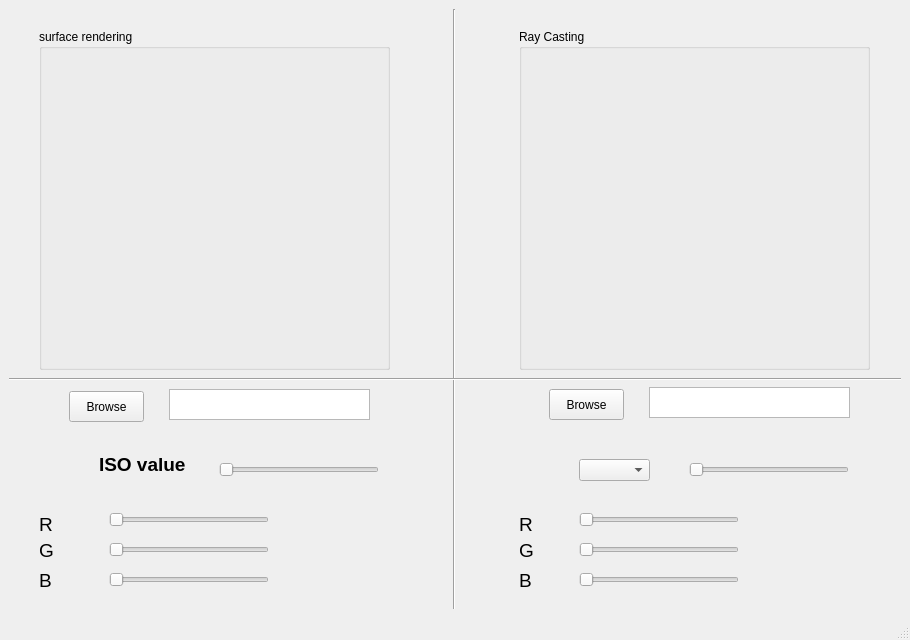
<?xml version="1.0" encoding="UTF-8"?>
<ui version="4.0">
 <class>part2</class>
 <widget class="QMainWindow" name="part2">
  <property name="geometry">
   <rect>
    <x>0</x>
    <y>0</y>
    <width>910</width>
    <height>640</height>
   </rect>
  </property>
  <property name="windowTitle">
   <string>Part_2</string>
  </property>
  <widget class="QWidget" name="centralwidget">
   <layout class="QVBoxLayout" name="verticalLayout">
    <item>
     <widget class="QWidget" name="widget" native="true">
      <widget class="QGroupBox" name="groupBox">
       <property name="geometry">
        <rect>
         <x>30</x>
         <y>20</y>
         <width>351</width>
         <height>341</height>
        </rect>
       </property>
       <property name="title">
        <string>surface rendering</string>
       </property>
       <widget class="QWidget" name="horizontalLayoutWidget">
        <property name="geometry">
         <rect>
          <x>9</x>
          <y>20</y>
          <width>331</width>
          <height>311</height>
         </rect>
        </property>
        <layout class="QHBoxLayout" name="horizontalLayout"/>
       </widget>
      </widget>
      <widget class="QTextEdit" name="textEdit">
       <property name="geometry">
        <rect>
         <x>160</x>
         <y>380</y>
         <width>201</width>
         <height>31</height>
        </rect>
       </property>
      </widget>
      <widget class="QGroupBox" name="groupBox_2">
       <property name="geometry">
        <rect>
         <x>510</x>
         <y>20</y>
         <width>351</width>
         <height>341</height>
        </rect>
       </property>
       <property name="title">
        <string>Ray Casting</string>
       </property>
       <widget class="QWidget" name="horizontalLayoutWidget_2">
        <property name="geometry">
         <rect>
          <x>10</x>
          <y>20</y>
          <width>331</width>
          <height>311</height>
         </rect>
        </property>
        <layout class="QHBoxLayout" name="horizontalLayout_2"/>
       </widget>
      </widget>
      <widget class="QPushButton" name="pushButton">
       <property name="geometry">
        <rect>
         <x>60</x>
         <y>382</y>
         <width>75</width>
         <height>31</height>
        </rect>
       </property>
       <property name="text">
        <string>Browse</string>
       </property>
      </widget>
      <widget class="QTextEdit" name="textEdit_2">
       <property name="geometry">
        <rect>
         <x>640</x>
         <y>378</y>
         <width>201</width>
         <height>31</height>
        </rect>
       </property>
      </widget>
      <widget class="QPushButton" name="pushButton_2">
       <property name="geometry">
        <rect>
         <x>540</x>
         <y>380</y>
         <width>75</width>
         <height>31</height>
        </rect>
       </property>
       <property name="text">
        <string>Browse</string>
       </property>
      </widget>
      <widget class="Line" name="line">
       <property name="geometry">
        <rect>
         <x>420</x>
         <y>0</y>
         <width>51</width>
         <height>601</height>
        </rect>
       </property>
       <property name="orientation">
        <enum>Qt::Vertical</enum>
       </property>
      </widget>
      <widget class="QSlider" name="horizontalSlider">
       <property name="geometry">
        <rect>
         <x>210</x>
         <y>450</y>
         <width>160</width>
         <height>22</height>
        </rect>
       </property>
       <property name="orientation">
        <enum>Qt::Horizontal</enum>
       </property>
      </widget>
      <widget class="QSlider" name="horizontalSlider_2">
       <property name="geometry">
        <rect>
         <x>100</x>
         <y>530</y>
         <width>160</width>
         <height>22</height>
        </rect>
       </property>
       <property name="orientation">
        <enum>Qt::Horizontal</enum>
       </property>
      </widget>
      <widget class="QSlider" name="horizontalSlider_4">
       <property name="geometry">
        <rect>
         <x>100</x>
         <y>560</y>
         <width>160</width>
         <height>22</height>
        </rect>
       </property>
       <property name="orientation">
        <enum>Qt::Horizontal</enum>
       </property>
      </widget>
      <widget class="QSlider" name="horizontalSlider_5">
       <property name="geometry">
        <rect>
         <x>100</x>
         <y>500</y>
         <width>160</width>
         <height>22</height>
        </rect>
       </property>
       <property name="orientation">
        <enum>Qt::Horizontal</enum>
       </property>
      </widget>
      <widget class="QSlider" name="horizontalSlider_6">
       <property name="geometry">
        <rect>
         <x>570</x>
         <y>560</y>
         <width>160</width>
         <height>22</height>
        </rect>
       </property>
       <property name="orientation">
        <enum>Qt::Horizontal</enum>
       </property>
      </widget>
      <widget class="QSlider" name="horizontalSlider_7">
       <property name="geometry">
        <rect>
         <x>570</x>
         <y>500</y>
         <width>160</width>
         <height>22</height>
        </rect>
       </property>
       <property name="orientation">
        <enum>Qt::Horizontal</enum>
       </property>
      </widget>
      <widget class="QSlider" name="horizontalSlider_3">
       <property name="geometry">
        <rect>
         <x>680</x>
         <y>450</y>
         <width>160</width>
         <height>22</height>
        </rect>
       </property>
       <property name="orientation">
        <enum>Qt::Horizontal</enum>
       </property>
      </widget>
      <widget class="QSlider" name="horizontalSlider_8">
       <property name="geometry">
        <rect>
         <x>570</x>
         <y>530</y>
         <width>160</width>
         <height>22</height>
        </rect>
       </property>
       <property name="orientation">
        <enum>Qt::Horizontal</enum>
       </property>
      </widget>
      <widget class="QComboBox" name="comboBox">
       <property name="geometry">
        <rect>
         <x>570</x>
         <y>450</y>
         <width>71</width>
         <height>22</height>
        </rect>
       </property>
      </widget>
      <widget class="QLabel" name="label">
       <property name="geometry">
        <rect>
         <x>30</x>
         <y>500</y>
         <width>47</width>
         <height>31</height>
        </rect>
       </property>
       <property name="text">
        <string>&lt;html&gt;&lt;head/&gt;&lt;body&gt;&lt;p&gt;&lt;span style=&quot; font-size:14pt;&quot;&gt;R&lt;/span&gt;&lt;/p&gt;&lt;/body&gt;&lt;/html&gt;</string>
       </property>
      </widget>
      <widget class="QLabel" name="label_2">
       <property name="geometry">
        <rect>
         <x>30</x>
         <y>530</y>
         <width>47</width>
         <height>21</height>
        </rect>
       </property>
       <property name="text">
        <string>&lt;html&gt;&lt;head/&gt;&lt;body&gt;&lt;p&gt;&lt;span style=&quot; font-size:14pt;&quot;&gt;G&lt;/span&gt;&lt;/p&gt;&lt;/body&gt;&lt;/html&gt;</string>
       </property>
      </widget>
      <widget class="QLabel" name="label_3">
       <property name="geometry">
        <rect>
         <x>30</x>
         <y>560</y>
         <width>47</width>
         <height>21</height>
        </rect>
       </property>
       <property name="text">
        <string>&lt;html&gt;&lt;head/&gt;&lt;body&gt;&lt;p&gt;&lt;span style=&quot; font-size:14pt;&quot;&gt;B&lt;/span&gt;&lt;/p&gt;&lt;/body&gt;&lt;/html&gt;</string>
       </property>
      </widget>
      <widget class="QLabel" name="label_4">
       <property name="geometry">
        <rect>
         <x>510</x>
         <y>560</y>
         <width>47</width>
         <height>21</height>
        </rect>
       </property>
       <property name="text">
        <string>&lt;html&gt;&lt;head/&gt;&lt;body&gt;&lt;p&gt;&lt;span style=&quot; font-size:14pt;&quot;&gt;B&lt;/span&gt;&lt;/p&gt;&lt;/body&gt;&lt;/html&gt;</string>
       </property>
      </widget>
      <widget class="QLabel" name="label_5">
       <property name="geometry">
        <rect>
         <x>510</x>
         <y>500</y>
         <width>47</width>
         <height>31</height>
        </rect>
       </property>
       <property name="text">
        <string>&lt;html&gt;&lt;head/&gt;&lt;body&gt;&lt;p&gt;&lt;span style=&quot; font-size:14pt;&quot;&gt;R&lt;/span&gt;&lt;/p&gt;&lt;/body&gt;&lt;/html&gt;</string>
       </property>
      </widget>
      <widget class="QLabel" name="label_6">
       <property name="geometry">
        <rect>
         <x>510</x>
         <y>530</y>
         <width>47</width>
         <height>21</height>
        </rect>
       </property>
       <property name="text">
        <string>&lt;html&gt;&lt;head/&gt;&lt;body&gt;&lt;p&gt;&lt;span style=&quot; font-size:14pt;&quot;&gt;G&lt;/span&gt;&lt;/p&gt;&lt;/body&gt;&lt;/html&gt;</string>
       </property>
      </widget>
      <widget class="QLabel" name="label_7">
       <property name="geometry">
        <rect>
         <x>90</x>
         <y>440</y>
         <width>101</width>
         <height>31</height>
        </rect>
       </property>
       <property name="text">
        <string>&lt;html&gt;&lt;head/&gt;&lt;body&gt;&lt;p&gt;&lt;span style=&quot; font-size:14pt; font-weight:600;&quot;&gt;ISO value&lt;/span&gt;&lt;/p&gt;&lt;/body&gt;&lt;/html&gt;</string>
       </property>
      </widget>
      <widget class="Line" name="line_2">
       <property name="geometry">
        <rect>
         <x>0</x>
         <y>355</y>
         <width>901</width>
         <height>31</height>
        </rect>
       </property>
       <property name="orientation">
        <enum>Qt::Horizontal</enum>
       </property>
      </widget>
     </widget>
    </item>
   </layout>
  </widget>
  <widget class="QStatusBar" name="statusbar"/>
 </widget>
 <resources/>
 <connections/>
</ui>
